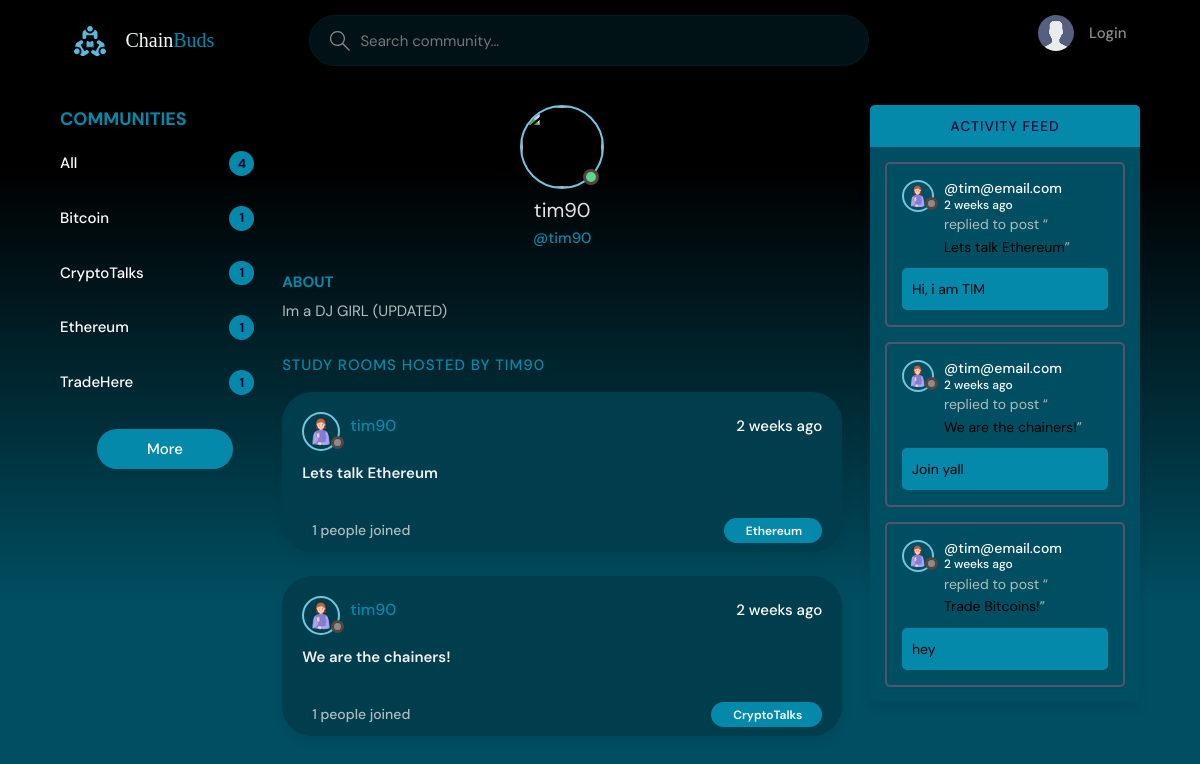
Screenshot of /profile/3/ with the database file from the repository.
### base/models.py (models this page shows, shortened)
class Community(models.Model):
    name = models.CharField(max_length=200)

class User(AbstractUser):
    name = models.CharField(max_length=200, null=True)
    email = models.EmailField(unique=True, null=True)
    About = models.TextField(null=True)
    picture = models.ImageField(null=True, default="avatar.svg")
    USERNAME_FIELD = 'email'
    REQUIRED_FIELDS = ['username']

class Room(models.Model):
    buddy = models.ForeignKey(User, on_delete=models.SET_NULL, null=True) #host
    subject = models.ForeignKey(Community, on_delete=models.SET_NULL, null=True) #topic
    name = models.CharField(max_length=200)
    description = models.TextField(null=True, blank=True)#null True means it can have an empty value in the database. Blank True means if we are creating a form then it can remain empty aswell
    participants = models.ManyToManyField(User, related_name='participants', blank=True)
    updateTime = models.DateTimeField(auto_now=True) #auto_Now takes a snapshot at every time we save the room item. This value will change everytime
    creation = models.DateTimeField(auto_now_add=True) #auto_now_add only saves the time when we FIRST created this instance/room.This value will never change, it will remain as the initial time
    class Meta:
        ordering = ['-updateTime', '-creation'] #Newest Room will show on top with the negative sign put in the syntax
    def __str__(self):
        return self.name

class RoomMessage(models.Model):
    user = models.ForeignKey(User, on_delete=models.CASCADE) #One to Many, user can have many msgs but a msg can have only one use
    room = models.ForeignKey(Room, on_delete=models.CASCADE) #One to Many relationship
    body = models.TextField()
    updateTime = models.DateTimeField(auto_now=True)
    creation = models.DateTimeField(auto_now_add=True)
    class Meta:
        ordering = ['-updateTime', '-creation']

### base/views.py (the view)
# urls.py: path('profile/<str:pk>/', views.userProfile, name="user-profile"),
def userProfile(request, pk):
    user = User.objects.get(id=pk)
    rooms = user.room_set.all()
    room_messages = user.roommessage_set.all()
    communities = Community.objects.all()
    context = {'user':user, "rooms":rooms,'room_messages':room_messages, 'communities':communities,}
    return render(request, 'base/user_profile.html', context)

### base/templates/base/user_profile.html (shortened to what this page needs)
{% extends 'main.html' %}
{% load static %}
{% block content %}
<main class="profile-page layout layout--3">
  <div class="container">
    {% include 'base/topics_components.html' %}
    <div class="roomList">
      <div class="profile">
        <div class="profile__avatar">
          <div class="avatar avatar--large active">
            <img src="{{request.user.picture.url}}" />
          </div>
        </div>
        <div class="profile__info">
          <h3>{{user.username}}</h3>
          <p style="color: #0489aa;">@{{user.username}}</p>
        </div>
        <div class="profile__about">
          <h3 style="color: #0489aa;">About</h3>
          <p>
            {{user.About}}
          </p>
        </div>
      </div>
      <div class="roomList__header">
        <div>
          <h2 style="color: #0489aa;">Study Rooms Hosted by {{user.username}}</a>
          </h2>
        </div>
      </div>
      {% include 'base/feed_component.html' %}
    </div>
    {% include 'base/activity_component.html' %}
  </div>
</main>
{% endblock %}

### base/templates/base/topics_components.html
<div class="topics">
    <div class="topics__header">
      <h2 style="color: var(--LIGHT, #0489aa); font-size: 18px;
      font-style: normal;
      font-weight: 700;
      line-height: normal;   margin-top: 2px;">Communities</h2>
    </div>
    <ul class="topics__list">
      <li>
        <a href="{% url 'home' %}" class="active" style="color: #fff;">All <span style="display: flex;
          width: 25px;
          padding: 2.609px 6.044px 1.391px 6.956px;
          justify-content: center;
          align-items: center;
          flex-shrink: 0;
          border-radius: 14.913px;
          background: var(--LIGHT, #0489aa);
          color: var(--color1, #1B0036); ">{{communities.count}}</span></a>
      </li>
      {% for community in communities %}
      <li>
        <a href="{% url 'home' %}?q={{community.name}}" style="color: #fff;"> {{community.name}}<span style="display: flex;
          width: 25px;
          padding: 2.609px 6.044px 1.391px 6.956px;
          justify-content: center;
          align-items: center;
          flex-shrink: 0;
          border-radius: 14.913px;
          background: var(--LIGHT, #0489aa);
          color: var(--color1, #1B0036); ">{{community.room_set.all.count}}</span></a>
      </li>
      {% endfor %}
    </ul>
    <a class="btn btn--link" href="{% url 'topics' %}" style="
    padding: 8px 50px;
  flex-direction: column;
  border-radius: 33px;
  background: var(--LIGHT, #0489aa);
  margin-left: 37px;
  margin-top: 4px;
  margin-bottom: 15px; color: white;">
      More
    </a>
  </div>

### base/templates/base/activity_component.html (shortened to what this page needs)
<div class="activities" style="background:#004e61;box-shadow: 0px 5px 9px 0px rgba(14, 43, 75, 0.2);">
    <div class="activities__header">
      <h2 style="background: #0489aa; color: #180736; text-align: center;">Activity Feed</h2>
    </div>
    {% for message in room_messages %}
    <div class="activities__box">
      <div class="activities__boxHeader roomListRoom__header">
        <a href="{% url 'user-profile' message.user.id %}" class="roomListRoom__author">
          <div class="avatar avatar--small">
            <img src="{{message.user.picture.url}}" />
          </div>
          <p style="color: white;">
            @{{message.user}}
            <span style="color: #fff;">{{message.creation|timesince}} ago</span>
          </p>
        </a>
      </div>
      <div class="activities__boxContent">
        <p>replied to post “<a href="{% url 'room' message.room.id %}" style="color: black;">{{message.room}}</a>”</p>
        <div class="activities__boxRoomContent" style="background: #0489aa; color: black;">
            {{message.body}}
        </div>
      </div>
    </div>
    {% endfor %}
  </div>

### base/templates/base/feed_component.html (shortened to what this page needs)
{% for room in rooms %}
<div class="roomListRoom" style="width: 560px;
height: 160px; border-radius: 30px;
background: #003d4d;
box-shadow: 0px 5px 9px 0px rgba(12, 57, 75, 0.2);">
  <div class="roomListRoom__header">
    <a href="{% url 'user-profile' room.buddy.id %}" class="roomListRoom__author">
      <div class="avatar avatar--small">
        <img src="{{room.buddy.picture.url}}" style="width: 34px;
          height: 35px;
          flex-shrink: 0; stroke-width: 2px;
stroke: #0489aa; " />
      </div>
      <span style="width: 96px;
        height: 33px;
        flex-shrink: 0; color: var(--LIGHT, #0489aa);
font-size: 16px;
font-style: normal;
font-weight: 500;
line-height: normal; ">{{room.buddy.username}}</span>
    </a>
    <div class="roomListRoom__actions">
      <span style="color: #FFF;
        font-size: 15px;
        font-style: normal;
        font-weight: 500;
        line-height: normal;
        margin-bottom: 12px;">{{room.creation|timesince}} ago</span>
    </div>
  </div>
  <div class="roomListRoom__content">
    <a href="{% url 'room' room.id %}" style="color: #F1F1F1;
      font-size: 15px;
      font-style: normal;
      font-weight: 600;
      line-height: normal; ">{{room.name}}</a>
  </div>
  <div class="roomListRoom__meta" style="border-top:none">
    <a href="{% url 'room' room.id %}" class="roomListRoom__joined">
      {{room.participants.all.count}} people joined
    </a>
    <p class="roomListRoom__topic" style="display: inline-flex;
      padding: 5px 20px 4px 22px;
      justify-content: center;
      align-items: center; border-radius: 30px;
background: var(--LIGHT, #0489aa); color: var(--color1, white);
font-size: 12px;
font-style: normal;
font-weight: 600;
line-height: normal; ">{{room.subject.name}}</p>
  </div>
</div>
{% endfor %}

### rows the page displays
Community: name "Bitcoin", room_set.all.count "1"
Community: name "CryptoTalks", room_set.all.count "1"
Community: name "Ethereum", room_set.all.count "1"
Community: name "TradeHere", room_set.all.count "1"
User: username "tim90", About "Im a DJ GIRL (UPDATED)", username "TIM90"
Room: buddy.picture (picture), buddy.username "tim90", creation "2 weeks", name "Lets talk Ethereum", participants.all.count "1", subject.name "Ethereum"
Room: buddy.picture (picture), buddy.username "tim90", creation "2 weeks", name "We are the chainers!", participants.all.count "1", subject.name "CryptoTalks"
RoomMessage: user.picture (picture), user "tim@email.com", creation "2 weeks", room "Lets talk Ethereum", body "Hi, i am TIM"
RoomMessage: user.picture (picture), user "tim@email.com", creation "2 weeks", room "We are the chainers!", body "Join yall"
RoomMessage: user.picture (picture), user "tim@email.com", creation "2 weeks", room "Trade Bitcoins!", body "hey"

### other values shown
{{ communities.count }} "4"
